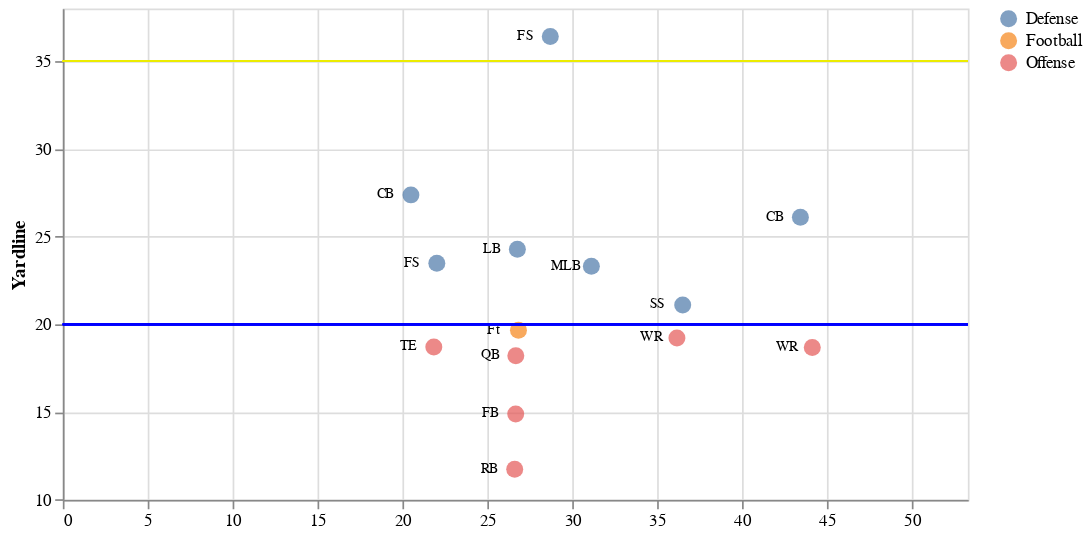

Notebook code for this chart:
### Code cell
# Below is an example of how to create the full chart.
create_full_chart(positions, game_id, play_id, n_cuts=10)

### Figure 1 — Vega-Lite specification as saved in the notebook (floating-point values rounded to 4 significant figures; data arrays with more than 128 entries replaced by an {"elided": "..."} marker saying what was removed)
{"usermeta": {"embedOptions": {"theme": "fivethirtyeight"}}, "config": {"view": {"continuousWidth": 400, "continuousHeight": 300}}, "layer": [{"mark": {"type": "circle", "dx": 5, "dy": 5, "size": 100}, "encoding": {"color": {"type": "nominal", "field": "off", "title": null}, "tooltip": [{"type": "nominal", "field": "position"}], "x": {"type": "quantitative", "field": "y_dir", "scale": {"domain": [0, 53.3]}, "title": null}, "y": {"type": "quantitative", "field": "x_dir", "scale": {"zero": false}, "title": "Yardline"}}, "selection": {"selector001": {"type": "single", "fields": ["time_cuts"], "bind": {"input": "select", "options": [1.0, 2.0, 3.0, 4.0, 5.0, 6.0, 7.0, 8.0, 9.0, 10.0], "name": "Time cut\n"}, "init": {"time_cuts": 1}}}}, {"mark": {"type": "text", "dx": -15, "fontSize": 8}, "encoding": {"text": {"type": "nominal", "field": "position"}, "x": {"type": "quantitative", "field": "y_dir", "scale": {"domain": [0, 53.3]}, "title": null}, "y": {"type": "quantitative", "field": "x_dir", "scale": {"zero": false}, "title": "Yardline"}}}, {"mark": {"type": "rule", "color": "#ECEC01"}, "encoding": {"y": {"type": "quantitative", "field": "yardline_first_dir"}}}, {"mark": {"type": "rule", "color": "blue"}, "encoding": {"y": {"type": "quantitative", "field": "yardline_dir"}}}], "data": {"name": "data-62d7157e6152a76ddecc45d622327d1c"}, "height": 289.4, "transform": [{"filter": {"selection": "selector001"}}], "width": 533.0, "$schema": "https://vega.github.io/schema/vega-lite/v4.8.1.json", "datasets": {"data-62d7157e6152a76ddecc45d622327d1c": {"elided": "140 records"}}}
